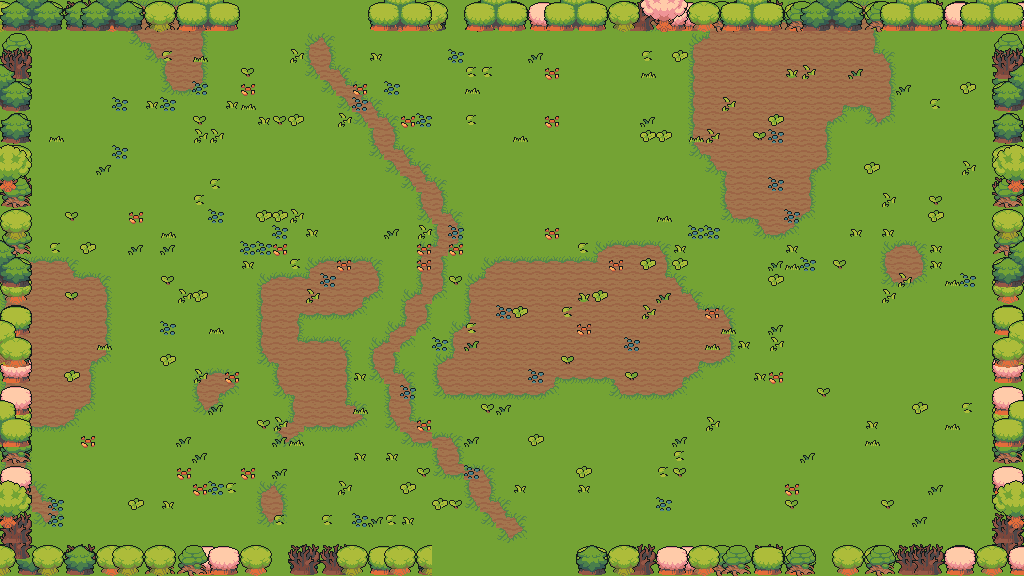

This is a level from a 2D game, rendered from its Tiled map with the project's own tilesets. A one-line summary and the map file follow, with tile-layer data summarised:
An orthogonal 64x36 tile map with 16x16 px tiles, 7 tile layers (floor, ground, path, decor, ...), 5 tilesets and 37 objects (20x prop, 8x obstacle, 6x spawn, 2x door, playerStart).

<map version="1.10" tiledversion="1.11.0" orientation="orthogonal" renderorder="right-down" width="64" height="36" tilewidth="16" tileheight="16" infinite="0" nextlayerid="9" nextobjectid="38">
 <properties>
    <property name="chapter" type="int" value="2" />
    <property name="room" type="int" value="10" />
    <property name="isBossRoom" type="bool" value="false" />
 </properties>
 <tileset firstgid="1" source="field.tsx" />
 <tileset firstgid="76" source="water.tsx" />
 <tileset firstgid="552" source="nature.tsx" />
 <tileset firstgid="1056" source="floordetail.tsx" />
 <tileset firstgid="1136" source="tilefloor.tsx" />
 <layer id="1" name="floor" width="64" height="36">
  <data>[2304 cells, 2304 non-empty, 1 distinct tile ids]</data>
 </layer>
 <layer id="2" name="ground" width="64" height="36">
  <data>[2304 cells, 498 non-empty, 13 distinct tile ids]</data>
 </layer>
 <layer id="3" name="path" width="64" height="36">
  <data>[2304 cells, 84 non-empty, 10 distinct tile ids]</data>
 </layer>
 <layer id="4" name="decor" width="64" height="36">
  <data>[2304 cells, 209 non-empty, 9 distinct tile ids]</data>
 </layer>
 <layer id="5" name="border-back" width="64" height="36">
  <data>[2304 cells, 271 non-empty, 28 distinct tile ids]</data>
 </layer>
 <layer id="6" name="border-mid" width="64" height="36">
  <data>[2304 cells, 294 non-empty, 28 distinct tile ids]</data>
 </layer>
 <layer id="7" name="border-front" width="64" height="36">
  <data>[2304 cells, 158 non-empty, 51 distinct tile ids]</data>
 </layer>
 <objectgroup id="8" name="objects">
  <object id="1" name="playerStart" x="496" y="368"><point /></object>
  <object id="2" name="spawn" x="544" y="496">
   <properties>
    <property name="role" value="chaser" />
    <property name="wave" type="int" value="1" />
    <property name="elite" type="bool" value="false" />
   </properties>
  <point /></object>
  <object id="3" name="spawn" x="544" y="256">
   <properties>
    <property name="role" value="chaser" />
    <property name="wave" type="int" value="1" />
    <property name="elite" type="bool" value="false" />
   </properties>
  <point /></object>
  <object id="4" name="spawn" x="376" y="256">
   <properties>
    <property name="role" value="caster" />
    <property name="wave" type="int" value="2" />
    <property name="elite" type="bool" value="false" />
   </properties>
  <point /></object>
  <object id="5" name="spawn" x="464" y="544">
   <properties>
    <property name="role" value="caster" />
    <property name="wave" type="int" value="2" />
    <property name="elite" type="bool" value="false" />
   </properties>
  <point /></object>
  <object id="6" name="spawn" x="600" y="416">
   <properties>
    <property name="role" value="chaser" />
    <property name="wave" type="int" value="3" />
    <property name="elite" type="bool" value="false" />
   </properties>
  <point /></object>
  <object id="7" name="spawn" x="488" y="232">
   <properties>
    <property name="role" value="chaser" />
    <property name="wave" type="int" value="3" />
    <property name="elite" type="bool" value="false" />
   </properties>
  <point /></object>
  <object id="8" name="door" x="496" y="568"><point /></object>
  <object id="9" name="door" x="312" y="8"><point /></object>
  <object id="10" name="obstacle" x="0" y="544" width="432" height="32">
   <properties>
    <property name="kind" value="edge" />
   </properties>
  </object>
  <object id="11" name="obstacle" x="560" y="544" width="464" height="32">
   <properties>
    <property name="kind" value="edge" />
   </properties>
  </object>
  <object id="12" name="obstacle" x="0" y="0" width="240" height="32">
   <properties>
    <property name="kind" value="edge" />
   </properties>
  </object>
  <object id="13" name="obstacle" x="368" y="0" width="656" height="32">
   <properties>
    <property name="kind" value="edge" />
   </properties>
  </object>
  <object id="14" name="obstacle" x="0" y="32" width="32" height="512">
   <properties>
    <property name="kind" value="edge" />
   </properties>
  </object>
  <object id="15" name="obstacle" x="992" y="32" width="32" height="512">
   <properties>
    <property name="kind" value="edge" />
   </properties>
  </object>
  <object id="16" name="obstacle" x="896" y="144" width="48" height="16">
   <properties>
    <property name="kind" value="wall" />
   </properties>
  </object>
  <object id="17" name="obstacle" x="624" y="400" width="32" height="32">
   <properties>
    <property name="kind" value="pit" />
   </properties>
  </object>
  <object id="18" name="prop" x="270" y="322" width="64" height="48">
   <properties>
    <property name="key" value="house-red" />
   </properties>
  </object>
  <object id="19" name="prop" x="48" y="44" width="48" height="48">
   <properties>
    <property name="key" value="tree-big-orange" />
   </properties>
  </object>
  <object id="20" name="prop" x="415" y="40" width="16" height="16">
   <properties>
    <property name="key" value="stump" />
   </properties>
  </object>
  <object id="21" name="prop" x="160" y="176" width="16" height="16">
   <properties>
    <property name="key" value="flower-red" />
   </properties>
  </object>
  <object id="22" name="prop" x="64" y="64" width="16" height="16">
   <properties>
    <property name="key" value="flower-yellow" />
   </properties>
  </object>
  <object id="23" name="prop" x="192" y="240" width="16" height="16">
   <properties>
    <property name="key" value="grass-tall" />
   </properties>
  </object>
  <object id="24" name="prop" x="48" y="96" width="16" height="16">
   <properties>
    <property name="key" value="flower-red" />
   </properties>
  </object>
  <object id="25" name="prop" x="718" y="174" width="32" height="32">
   <properties>
    <property name="key" value="rock-boulder-gray" />
   </properties>
  </object>
  <object id="26" name="prop" x="832" y="192" width="16" height="16">
   <properties>
    <property name="key" value="flower-clover" />
   </properties>
  </object>
  <object id="27" name="prop" x="816" y="112" width="16" height="16">
   <properties>
    <property name="key" value="flower-sun" />
   </properties>
  </object>
  <object id="28" name="prop" x="608" y="224" width="16" height="16">
   <properties>
    <property name="key" value="bush-green" />
   </properties>
  </object>
  <object id="29" name="prop" x="120" y="440" width="32" height="32">
   <properties>
    <property name="key" value="tree-pine" />
   </properties>
  </object>
  <object id="30" name="prop" x="352" y="320" width="16" height="16">
   <properties>
    <property name="key" value="flower-yellow" />
   </properties>
  </object>
  <object id="31" name="prop" x="64" y="400" width="16" height="16">
   <properties>
    <property name="key" value="flower-clover" />
   </properties>
  </object>
  <object id="32" name="prop" x="144" y="384" width="16" height="16">
   <properties>
    <property name="key" value="bush-green" />
   </properties>
  </object>
  <object id="33" name="prop" x="832" y="424" width="16" height="16">
   <properties>
    <property name="key" value="rock-small-gray" />
   </properties>
  </object>
  <object id="34" name="prop" x="727" y="456" width="32" height="32">
   <properties>
    <property name="key" value="tree-round" />
   </properties>
  </object>
  <object id="35" name="prop" x="880" y="384" width="16" height="16">
   <properties>
    <property name="key" value="flower-red" />
   </properties>
  </object>
  <object id="36" name="prop" x="960" y="448" width="33" height="25">
   <properties>
    <property name="key" value="fishnet" />
   </properties>
  </object>
  <object id="37" name="prop" x="848" y="320" width="33" height="25">
   <properties>
    <property name="key" value="fishnet" />
   </properties>
  </object>
 </objectgroup>
</map>
